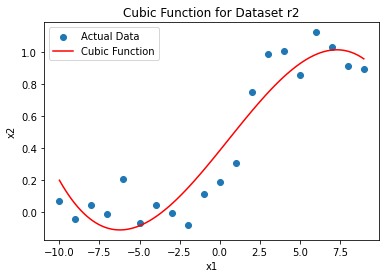

This chart was generated by the following Python code:
import pandas as pd
import numpy as np
from sklearn.preprocessing import PolynomialFeatures
from sklearn.linear_model import LinearRegression
import matplotlib.pyplot as plt

r2 = pd.read_csv("C:\\Users\\rutvi\\OneDrive\\Desktop\\Masters\\Semester 3\\Data science survival skills\\Exercise\\Assignment 7\\regression_2.csv")

# Display the first few rows of the dataframe to understand the structure
print(r2.head())
# Display basic information about the dataframe
print(r2.info())

# Summary statistics
print(r2.describe())

# Check for missing values
print(r2.isnull().sum())


# Assuming 'x1' as the feature and 'x2' as the target
X = r2[['x1']]
y = r2['x2']

# Transform features to cubic
poly_features = PolynomialFeatures(degree=3)
X_poly = poly_features.fit_transform(X)

# Fit linear regression with cubic features
model = LinearRegression()
model.fit(X_poly, y)

# Generate predictions
X_range = np.linspace(X.min(), X.max(), 100).reshape(-1, 1)
X_range_poly = poly_features.transform(X_range)
predictions = model.predict(X_range_poly)

# Plot the actual data points and the fitted cubic function
plt.scatter(X, y, label='Actual Data')
plt.plot(X_range, predictions, color='red', label='Cubic Function')
plt.title('Cubic Function for Dataset r2')
plt.xlabel('x1')
plt.ylabel('x2')
plt.legend()
plt.show()
